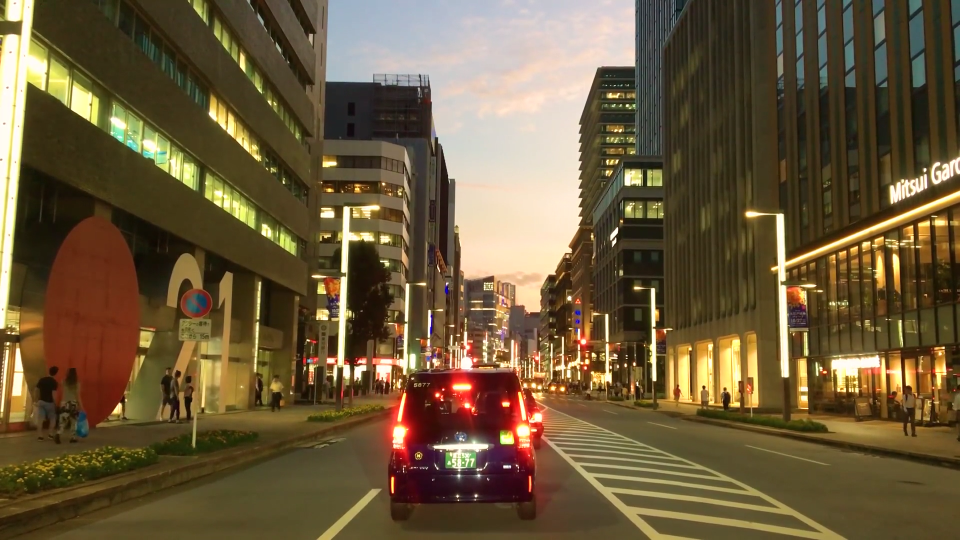
#> input picture media/tokyo_snapshot.png, 1920 x 1080 px, found by its file name (shown at 1/2 size)
$ python FacialRecognitionTest.py
#> lines starting #> are read from the running program, lines starting #| are printed output that depends on the picture
from cv2 import cv2

cascade = cv2.CascadeClassifier("haarcascades/haarcascade_frontalface_default.xml")


# SNAPSHOT
img = cv2.imread("media/tokyo_snapshot.png")
#> img is the input picture: shape (1080, 1920, 3); mean B, G, R 59.9, 90, 107.8
imgGray = cv2.cvtColor(img, cv2.COLOR_BGR2GRAY)
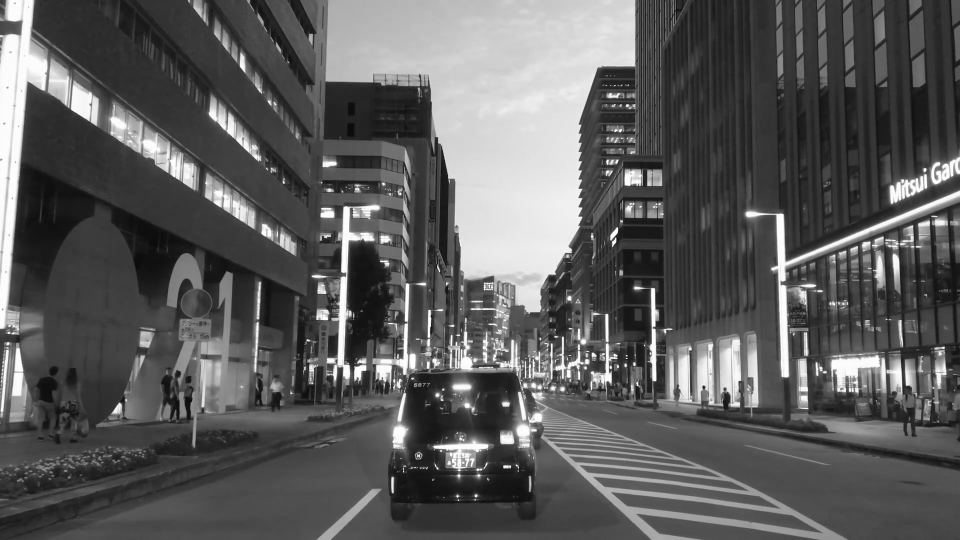
#> imgGray: shape (1080, 1920) (shown at 1/2 size); min 5, max 255, mean 91.9
faces = cascade.detectMultiScale(imgGray, 1.1, 4)
#> faces = ()

for (x, y, w, h) in faces:
    cv2.rectangle(img, (x, y), (x + w, y + h), (255, 0, 0), 2)
#> this loop made 0 passes


# SAMPLE VIDEO


img = cv2.resize(img, (1280, 720))
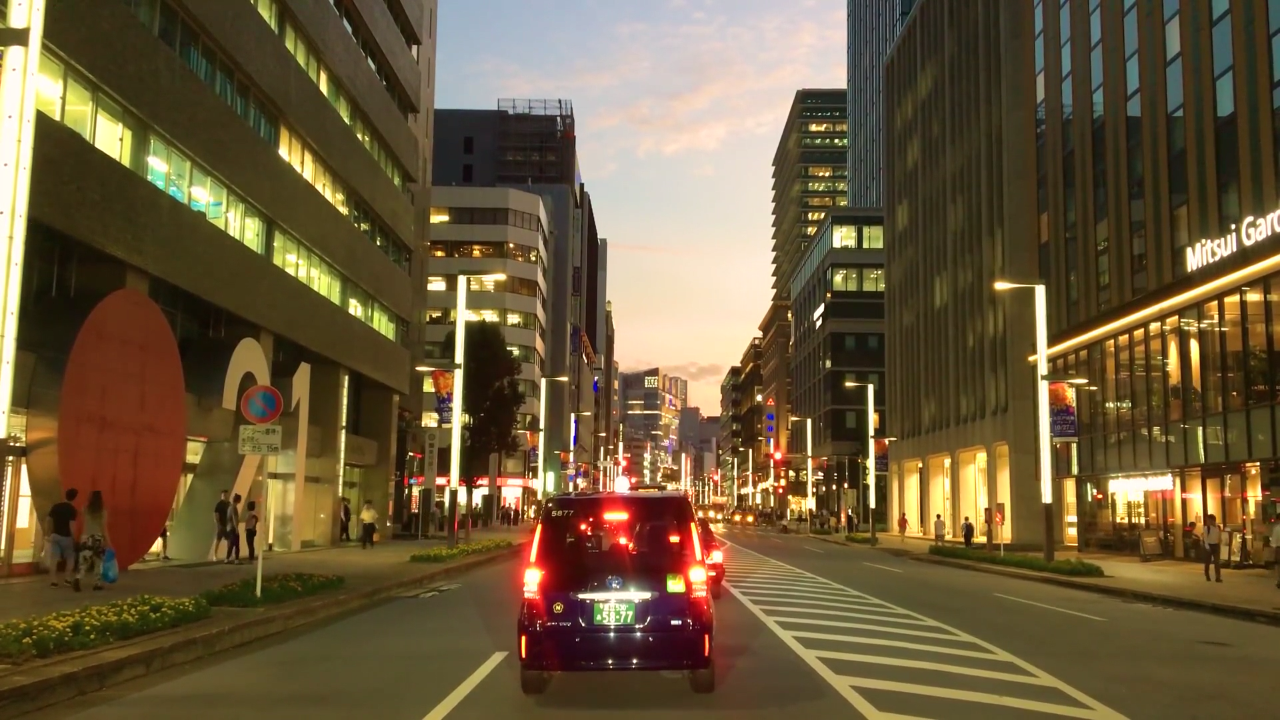
#> img: shape (720, 1280, 3); mean B, G, R 59.9, 90, 107.8
cv2.imshow("Result", img)
cv2.waitKey(0)
